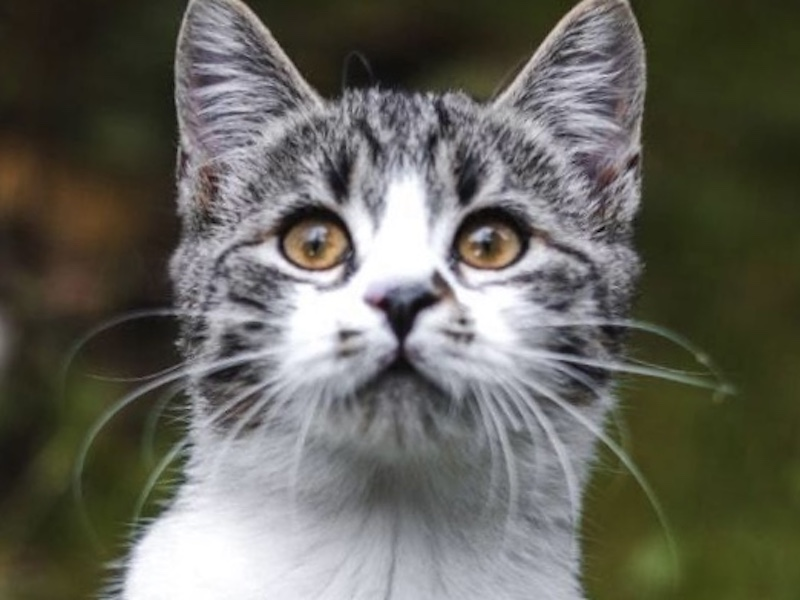
%> input picture Project2/Data/Cat8.jpg, 800 x 600 px
$ octave test3.m   (GNU Octave 9; MATLAB toolbox functions it lacks are replaced by stand-ins)
%> lines starting %> are read from the running program, lines starting %| are printed output that depends on the picture
### Project2/code/lowpassfilter3.m
function [output_image, IL] = lowpassfilter3(input_image, sigma)

   IF = fftshift(fft2(double(input_image)));
   [m,n,z] = size(input_image);
   h = fspecial('gaussian', [m n], sigma);
   h = h./max(max(h));
   IL=IF.*h;
   output_image = uint8(real(ifft2(ifftshift(IL))));
end

### Project2/code/highpassfilter3.m
function [output_image, IH] = highpassfilter3(input_image, sigma)

   IF = fftshift(fft2(double(input_image)));
   [m,n,z] = size(input_image);
   h = fspecial('gaussian', [m n], sigma);
   h = h./max(max(h));
   IH=IF.*(1-h);
   output_image = uint8(real(ifft2(ifftshift(IH))));

end

### Project2/code/test3.m
%Test3

% read image
   I1 = imread('/Users/azadehbaghdadi/Desktop/3rd Semester/Computational photography/Project2/Data/cat8.jpg');
%> I1 is the input picture: size 600x800x3 uint8; mean R, G, B 100.4, 99.6, 91
   I2 = imread('/Users/azadehbaghdadi/Desktop/3rd Semester/Computational photography/Project2/Data/Dog3.jpeg');
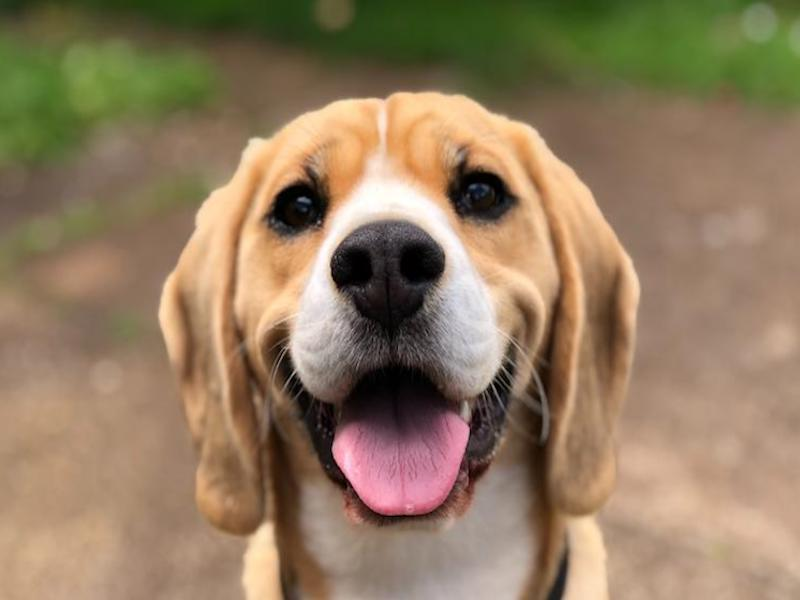
%> input picture Project2/Data/Dog3.jpeg, 800 x 600 px
%> I2 is the input picture: size 600x800x3 uint8; mean R, G, B 146.3, 124.2, 96.4

   %%

   [Low_image , IL] = lowpassfilter3(I1, 20);
%> in lowpassfilter3, `output_image = uint8(real(ifft2(ifftshift(IL))));`:
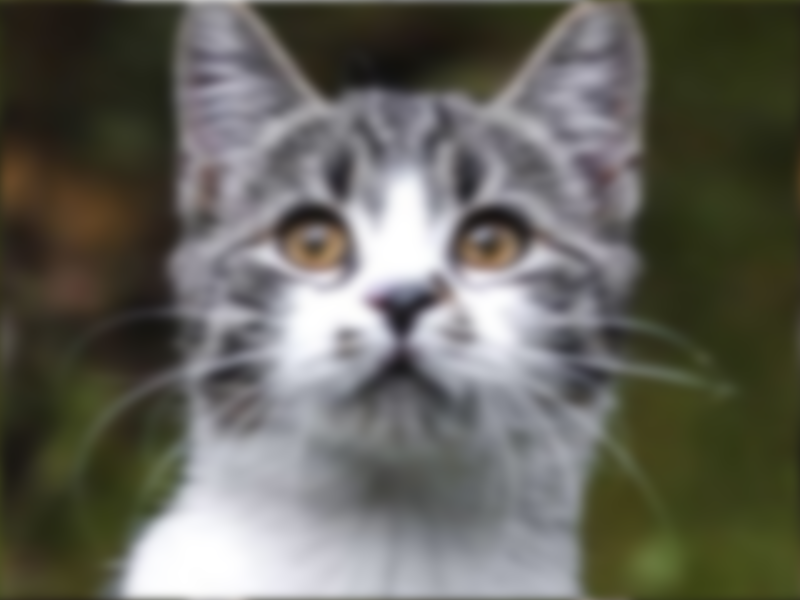
%> output_image: size 600x800x3 uint8; mean R, G, B 100.4, 99.6, 91; mean of the top-left, top-right, bottom-left and bottom-right quarters 85.9, 86.3, 120.5, 95.2
   [High_image , IH] = highpassfilter3(I2, 20);
%> in highpassfilter3, `output_image = uint8(real(ifft2(ifftshift(IH))));`:
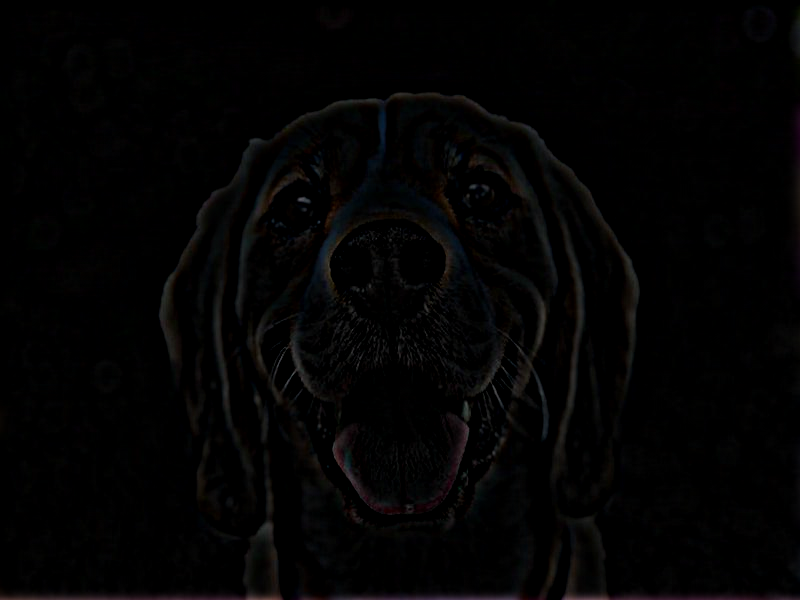
%> output_image: size 600x800x3 uint8; mean R, G, B 3.3, 2.9, 3

   for colorI = 1:3
      HF(:,:,colorI) = IL(:,:,colorI) + IH(:,:,colorI);
   end

  Hybrid_image = uint8(real(ifft2(ifftshift(HF))));
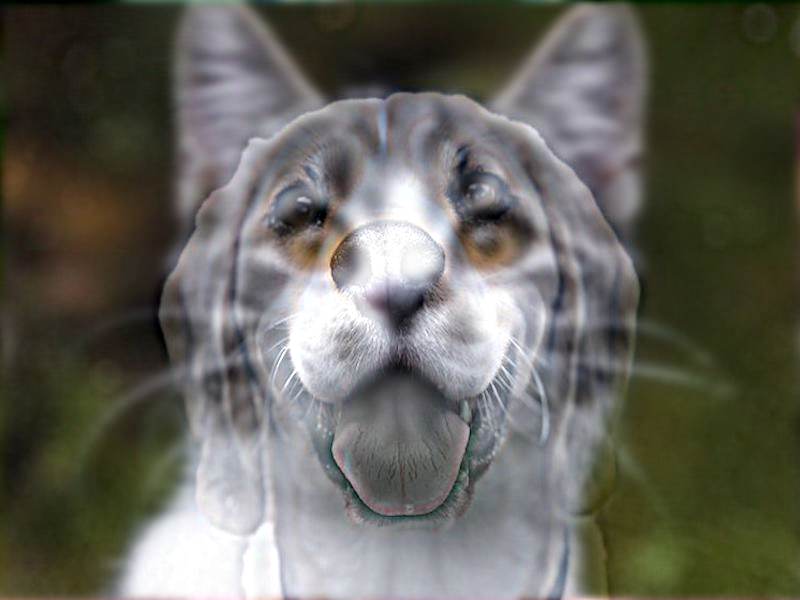
%> Hybrid_image: size 600x800x3 uint8; mean R, G, B 100.3, 99.5, 90.9

   subplot(3, 1, 1), imshow(Low_image);
   subplot(3, 1, 2), imshow(High_image);
   subplot(3, 1, 3), imshow(Hybrid_image);
